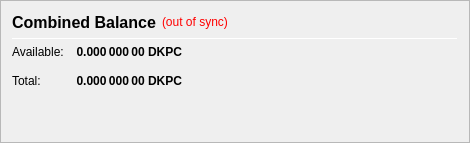
                   <widget class="QFrame" name="frame_CombinedBalances">
                    <property name="minimumSize">
                     <size>
                      <width>470</width>
                      <height>0</height>
                     </size>
                    </property>
                    <property name="frameShape">
                     <enum>QFrame::StyledPanel</enum>
                    </property>
                    <property name="frameShadow">
                     <enum>QFrame::Raised</enum>
                    </property>
                    <layout class="QVBoxLayout" name="verticalLayout_5">
                     <item>
                      <layout class="QHBoxLayout" name="horizontalLayout_5" stretch="0">
                       <item>
                        <widget class="QLabel" name="label_5z">
                         <property name="minimumSize">
                          <size>
                           <width>0</width>
                           <height>20</height>
                          </size>
                         </property>
                         <property name="font">
                          <font>
                           <pointsize>12</pointsize>
                           <weight>75</weight>
                           <bold>true</bold>
                          </font>
                         </property>
                         <property name="toolTip">
                          <string>Combined Balance (including unconfirmed and immature coins)</string>
                         </property>
                         <property name="text">
                          <string>Combined Balance</string>
                         </property>
                        </widget>
                       </item>
                       <item>
                        <widget class="QLabel" name="labelWalletStatus">
                         <property name="cursor">
                          <cursorShape>WhatsThisCursor</cursorShape>
                         </property>
                         <property name="toolTip">
                          <string>The displayed information may be out of date. Your wallet automatically synchronizes with the DarkPayCoin network after a connection is established, but this process has not completed yet.</string>
                         </property>
                         <property name="styleSheet">
                          <string notr="true">QLabel { color: red; }</string>
                         </property>
                         <property name="text">
                          <string notr="true">(out of sync)</string>
                         </property>
                         <property name="alignment">
                          <set>Qt::AlignLeading|Qt::AlignLeft|Qt::AlignVCenter</set>
                         </property>
                        </widget>
                       </item>
                       <item>
                        <spacer name="horizontalSpacer_1">
                         <property name="orientation">
                          <enum>Qt::Horizontal</enum>
                         </property>
                         <property name="sizeHint" stdset="0">
                          <size>
                           <width>40</width>
                           <height>20</height>
                          </size>
                         </property>
                        </spacer>
                       </item>
                      </layout>
                     </item>
                     <item>
                      <widget class="Line" name="line_CombinedBalance">
                       <property name="minimumSize">
                        <size>
                         <width>0</width>
                         <height>1</height>
                        </size>
                       </property>
                       <property name="maximumSize">
                        <size>
                         <width>16777215</width>
                         <height>1</height>
                        </size>
                       </property>
                       <property name="orientation">
                        <enum>Qt::Horizontal</enum>
                       </property>
                      </widget>
                     </item>
                     <item>
                      <layout class="QGridLayout" name="gridLayout_3">
                       <property name="spacing">
                        <number>12</number>
                       </property>
                       <item row="1" column="0">
                        <widget class="QLabel" name="labelBalanceTextz">
                         <property name="text">
                          <string>Available:</string>
                         </property>
                        </widget>
                       </item>
                       <item row="1" column="1">
                        <widget class="QLabel" name="labelBalancez">
                         <property name="font">
                          <font>
                           <weight>75</weight>
                           <bold>true</bold>
                          </font>
                         </property>
                         <property name="cursor">
                          <cursorShape>IBeamCursor</cursorShape>
                         </property>
                         <property name="toolTip">
                          <string>Your current spendable balance</string>
                         </property>
                         <property name="text">
                          <string notr="true">0.000 000 00 DKPC</string>
                         </property>
                         <property name="alignment">
                          <set>Qt::AlignRight|Qt::AlignTrailing|Qt::AlignVCenter</set>
                         </property>
                         <property name="textInteractionFlags">
                          <set>Qt::LinksAccessibleByMouse|Qt::TextSelectableByKeyboard|Qt::TextSelectableByMouse</set>
                         </property>
                        </widget>
                       </item>
                       <item row="2" column="0">
                        <widget class="QLabel" name="labelTotalTextz">
                         <property name="text">
                          <string>Total:</string>
                         </property>
                        </widget>
                       </item>
                       <item row="2" column="1">
                        <widget class="QLabel" name="labelTotalz">
                         <property name="font">
                          <font>
                           <weight>75</weight>
                           <bold>true</bold>
                          </font>
                         </property>
                         <property name="cursor">
                          <cursorShape>IBeamCursor</cursorShape>
                         </property>
                         <property name="toolTip">
                          <string>Total Balance, including all unavailable coins.</string>
                         </property>
                         <property name="text">
                          <string notr="true">0.000 000 00 DKPC</string>
                         </property>
                         <property name="alignment">
                          <set>Qt::AlignRight|Qt::AlignTrailing|Qt::AlignVCenter</set>
                         </property>
                         <property name="textInteractionFlags">
                          <set>Qt::LinksAccessibleByMouse|Qt::TextSelectableByKeyboard|Qt::TextSelectableByMouse</set>
                         </property>
                        </widget>
                       </item>
                       <item row="2" column="3">
                        <spacer name="horizontalSpacer_2">
                         <property name="orientation">
                          <enum>Qt::Horizontal</enum>
                         </property>
                         <property name="sizeHint" stdset="0">
                          <size>
                           <width>40</width>
                           <height>20</height>
                          </size>
                         </property>
                        </spacer>
                       </item>
                      </layout>
                     </item>
                     <item>
                      <spacer name="verticalSpacer_1">
                       <property name="orientation">
                        <enum>Qt::Vertical</enum>
                       </property>
                       <property name="sizeHint" stdset="0">
                        <size>
                         <width>20</width>
                         <height>40</height>
                        </size>
                       </property>
                      </spacer>
                     </item>
                    </layout>
                   </widget>
